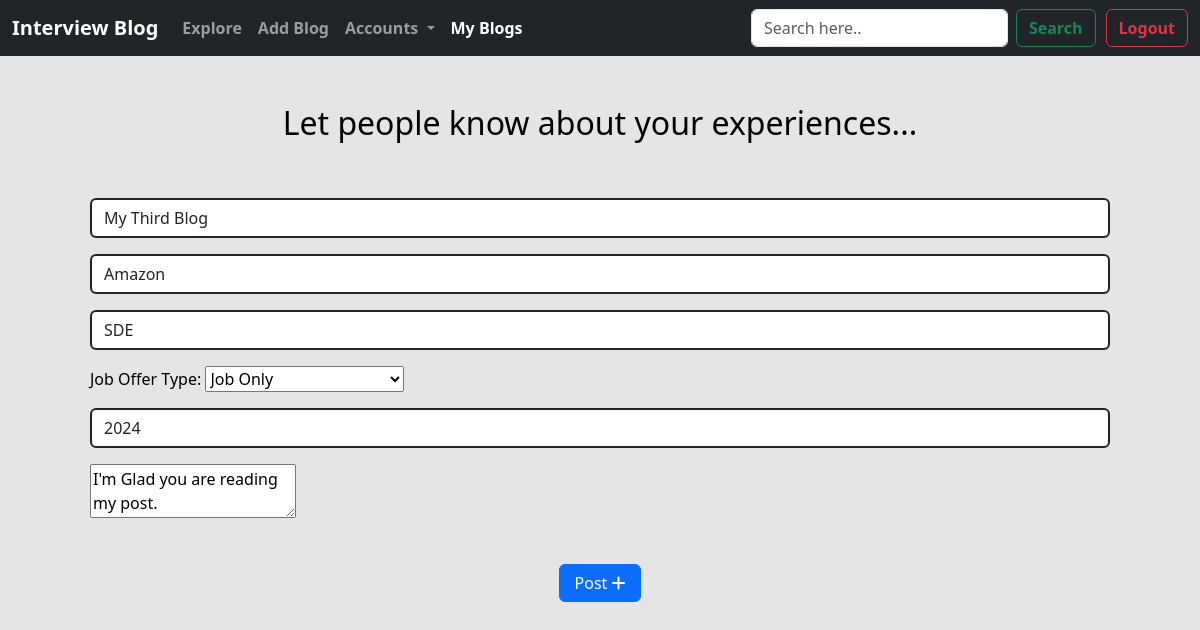
The app's page /editpost/38 (signed in) with its own data.
### BlogApp/models.py (models this page shows, shortened)
class BlogPost(models.Model):
    post_id = models.AutoField(primary_key=True)
    blog_title = models.CharField(max_length=100,default="Read my first post")
    blog_content = RichTextField(blank=True, null=True)
    company_name = models.CharField(max_length=50,default="")
    CHOICES = (('Summer Internship','Summer Intership'),('Winter Internship Only','Winter Intership Only'),('Winter Internship & Job','Winter Internship & Job'),('Job Only','Job Only'))
    job_offer_type = models.CharField(max_length=100, choices=CHOICES, default="Job Only")
    job_profile = models.CharField(max_length=50,default="")
    year = models.IntegerField()
    author = models.ForeignKey(User,on_delete=models.CASCADE,blank=True,null=True)
    bookmarks = models.ManyToManyField(User, default=None, blank=True, related_name='bookmarks')
    likes = models.ManyToManyField(User, default=None, blank=True, related_name='likes')
    post_date = models.DateField(auto_now_add=True)

### BlogApp/views.py (the view)
# urls.py: path('editpost/<int:pid>', views.editpost, name="editpost"),
@login_required(login_url='/login')
def editpost(request,pid):
    post = BlogPost.objects.get(post_id=pid)
    List=[]
    temp = BlogPost.CHOICES
    for i,j in temp:
        List.append(i)
    params ={'post' :post,
    'List' : List
    }
    return render(request, 'editpost.html', params)

### BlogApp/templates/editpost.html (shortened to what this page needs)
<!doctype html>
<html lang="en">
  <head>
    <link href="https://cdn.jsdelivr.net/npm/bootstrap@5.3.0-alpha1/dist/css/bootstrap.min.css" rel="stylesheet">
  </head>
  <body>
    <nav class="navbar navbar-expand-lg navbar-dark bg-dark">
        <div class="container-fluid">
          <a class="navbar-brand" href="#" style=" font-weight:bold;">Interview Blog</a>
          <div class="collapse navbar-collapse" id="navbarSupportedContent">
            <ul class="navbar-nav me-auto mb-2 mb-lg-0">
              <li class="nav-item">
                <a class="nav-link " style=" font-weight:bold;" aria-current="page" href="{% url 'home' %}">Explore</a>
              </li>
              <li class="nav-item">
                <a class="nav-link" style=" font-weight:bold;" href="{% url 'addpost' %}">Add Blog</a>
              </li>
              <li class="nav-item dropdown">
                <a class="nav-link dropdown-toggle" style=" font-weight:bold;" href="#" role="button" data-bs-toggle="dropdown" aria-expanded="false">
                  Accounts
                </a>
              </li>
              <li class="nav-item">
                <a class="nav-link active " style=" font-weight:bold;" href="{% url 'myblogs' %}">My Blogs</a>
              </li>
            </ul>
            <form class="d-flex" role="search" method="get" action="/search">
              <input class="form-control me-2" type="search" placeholder="Search here.." aria-label="Search" name="search" id="search">
              <button class="btn btn-outline-success" style=" font-weight:bold;" type="submit">Search</button>
            </form>
            <button class="btn btn-outline-danger" style=" font-weight:bold; margin-left: 10px;" type="submit">
                 <a class="nav-link" style=" font-weight:bold;" href="{% url 'logout' %}">Logout</a>
            </button>
          </div>
        </div>
      </nav>
      <section class="vh-100">
        <div class="container my-5">
        <h2 style="color:black;" class="text-center">Let people know about your experiences...</h2>
        <form method="POST" action="/editpostrecord/{{post.post_id}}" class="card-body cardbody-color p-lg-5" autocomplete="on">
            <div class="mb-3">
              <input type="text" class="form-control border-dark border-2" id="blog_title"
                placeholder="Blog Title" name="blog_title" value="{{post.blog_title}}" required>
            </div>
            <div class="mb-3">
              <input type="text" class="form-control border-dark border-2" id="company_name" placeholder="Company Name..." name="company_name" value="{{post.company_name}}" required>
            </div>
            <div class="mb-3">
              <input type="text" class="form-control border-dark border-2" id="job_profile" placeholder="Job Profile" name="job_profile" value="{{post.job_profile}}"required>
            </div>
            <div class="mb-3">
                <label for="job_offer_type" style="color: black;">Job Offer Type:</label>
              <select name="job_offer_type" id="job_offer_type" required>
                <option value="{{post.job_offer_type}}" selected disabled hidden>{{post.job_offer_type}}</option>
              </select>
            </div>
            <div class="mb-3">
              <input type="number" class="form-control border-dark border-2" id="year" placeholder="Year" name="year" value="{{post.year}}" required>
            </div>
            <div class="mb-3">
                <textarea id="blog_content" name="blog_content"  placeholder="Blog Content">{{post.blog_content}}</textarea>
            </div>
            <br>
            <div class="text-center">
                <button  type="submit" class="btn btn-primary mb-5" style="width: 8%;">Post&nbsp;<i class="fa-solid fa-plus"></i></button>
            </div>
          </form>
        </div>
      </section>
    </body>
  </html>

### BlogApp/templates/editpost.html (style rules this page uses)
body { background:rgb(229, 229, 229); }

### records on screen
BlogPost: blog_title "My Third Blog", company_name "Amazon", job_profile "SDE", job_offer_type "Job Only", year "2024", blog_content "I'm Glad you are reading my post."
